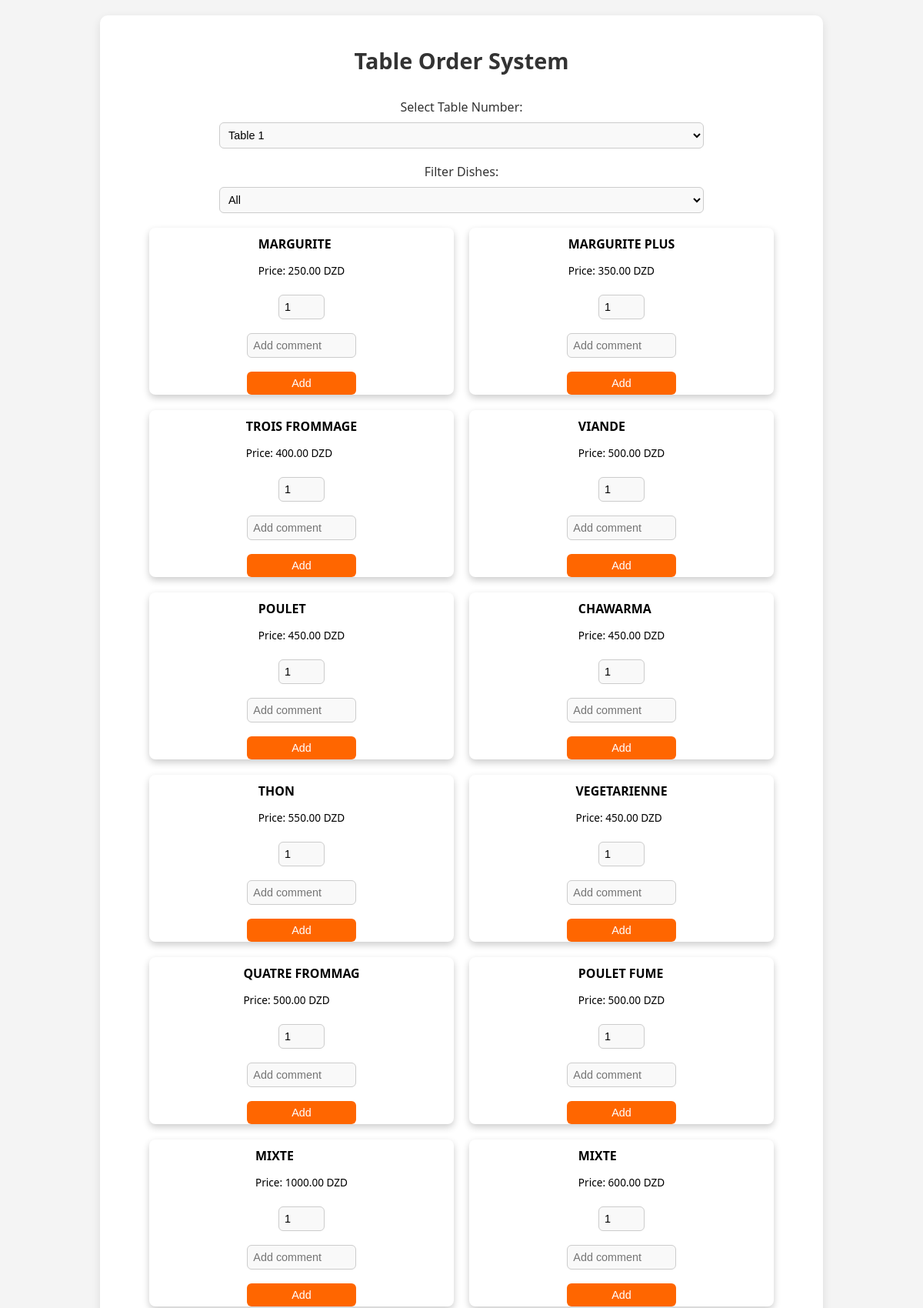
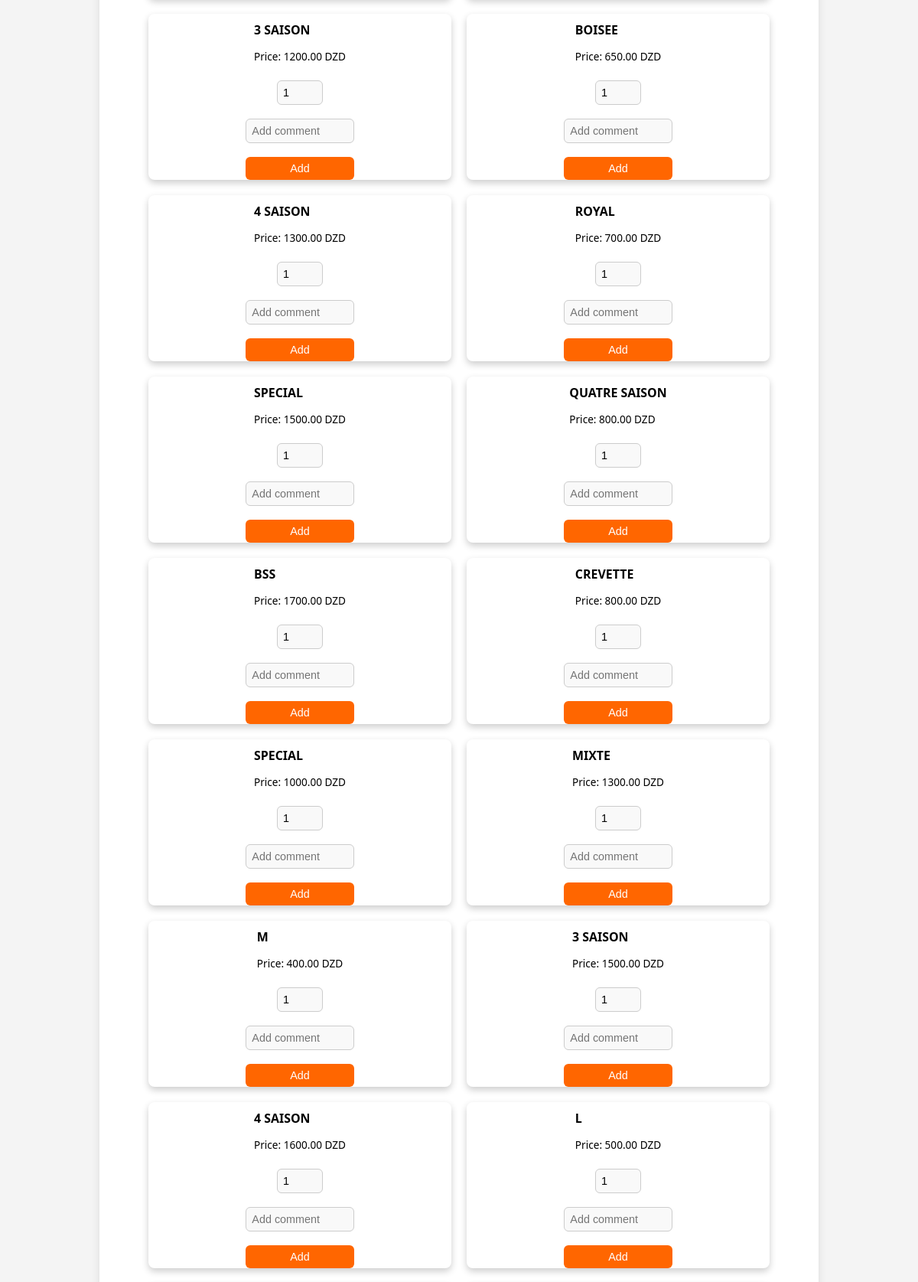
The page /order_system/ (upper part) on the database its author committed (2 pictures, top to bottom).
### pizza_app/models.py (models this page shows, shortened)
class Menu(models.Model):
    name = models.CharField(max_length=255)
    typ = models.ForeignKey(Typ  ,on_delete=models.SET_NULL, null=True, blank=True )
    price = models.DecimalField(max_digits=8, decimal_places=2)

### pizza_app/views.py (the view)
# urls.py: path('order_system/', views.order_system, name='order_system'),
def order_system(request):
    menu = Menu.objects.all()
    tables = Table.objects.all()
    typ = Typ.objects.all()
    return render(request,'table.html', {'menus': menu , 'tables': tables , 'typs':typ})

### pizza_app/models.py (called while the page is built)
    def __str__(self):
        return f"{self.name}"

    def __str__(self):
        return f"Table {self.number}"

### pizza_app/templates/table.html (shortened to what this page needs)
<!DOCTYPE html>
<html lang="en">
<head>
</head>
<body>
<div class="container">
    <h1>Table Order System</h1>
    <label for="tableNumber">Select Table Number:</label>
    <select id="tableNumber">
        {% for table in tables %}
        <option value="{{ table.number }}">{{ table }}</option>
        {% endfor %}
    </select>
    <label for="filterDishes">Filter Dishes:</label>
    <select id="filterDishes" onchange="filterDishes(this.value)">
        <option value="all">All</option>
    </select>
    <div class="dish-container" id="dishContainer">
        {% for menu in menus  %}
        <div class="dish-card" data-category="{{ menu.typ }}">
            <div class="dish-info">
                <h3>{{ menu.name }}</h3>
                <p>Price: {{ menu.price }} DZD</p>
            </div>
            <div class="dish-controls">
                <input type="number" min="1" value="1" class="quantityInput">
                <input id='comment' type="text" placeholder="Add comment" class="commentInput">
                <button onclick="addDish(this, '{{ menu.id }}', {{ menu.price }})">Add</button>
            </div>
        </div>
        {% endfor %}
    </div>
</div>
</body>
</html>

### pizza_app/templates/table.html (style rules this page uses)
body { font-family: 'Segoe UI', Tahoma, Geneva, Verdana, sans-serif; background-color: #f4f4f4; margin: 0; padding: 0; }
.container { display: flex; max-width: 900px; margin: auto; padding: 20px; background: #ffffff; border-radius: 10px; box-shadow: 0 4px 12px rgba(0, 0, 0, 0.1); margin-top: 20px; flex-direction: column; align-items: center; }
h1 { text-align: center; font-size: 1.8rem; color: #333; margin-bottom: 20px; }
label { font-size: 1rem; color: #333; margin-top: 10px; }
select, input[type="text"], input[type="number"], button { width: 70%; padding: 7px; margin: 9px 0; border: 1px solid #ccc; border-radius: 6px; box-sizing: border-box; font-size: 0.9rem; }
select, input[type="text"], input[type="number"] { background-color: #f9f9f9; }
button { background-color: #ff6600; color: white; border: none; cursor: pointer; transition: background-color 0.3s; font-size: 0.9rem; }
.dish-container { display: flex; flex-wrap: wrap; justify-content: center; }
.dish-card { flex: 0 0 44%; display: flex; flex-direction: column; justify-content: space-between; align-items: center; padding: 0px; border-radius: 8px; background-color: #fff; margin: 10px; box-shadow: 0 4px 10px rgba(0, 0, 0, 0.2); height: 217px; font-size: 0.85rem; }
.dish-card h3 { margin: 10px 0; }
.dish-card .dish-controls { display: flex; flex-direction: column; align-items: center; }
.dish-card .quantityInput { width: 60px; }

### rows shown on the page
Menu: name "MARGURITE", price "250.00"
Menu: name "MARGURITE PLUS", price "350.00"
Menu: name "TROIS FROMMAGE", price "400.00"
Menu: name "VIANDE", price "500.00"
Menu: name "POULET", price "450.00"
Menu: name "CHAWARMA", price "450.00"
Menu: name "THON", price "550.00"
Menu: name "VEGETARIENNE", price "450.00"
Menu: name "QUATRE FROMMAG", price "500.00"
Menu: name "POULET FUME", price "500.00"
Menu: name "MIXTE", price "1000.00"
Menu: name "MIXTE", price "600.00"
Menu: name "3 SAISON", price "1200.00"
Menu: name "BOISEE", price "650.00"
Menu: name "4 SAISON", price "1300.00"
Menu: name "ROYAL", price "700.00"
Menu: name "SPECIAL", price "1500.00"
Menu: name "QUATRE SAISON", price "800.00"
Menu: name "BSS", price "1700.00"
Menu: name "CREVETTE", price "800.00"
Menu: name "SPECIAL", price "1000.00"
Menu: name "MIXTE", price "1300.00"
Menu: name "M", price "400.00"
Menu: name "3 SAISON", price "1500.00"
Menu: name "4 SAISON", price "1600.00"
Menu: name "L", price "500.00"

### other values the page prints
form field value "Table 1"
